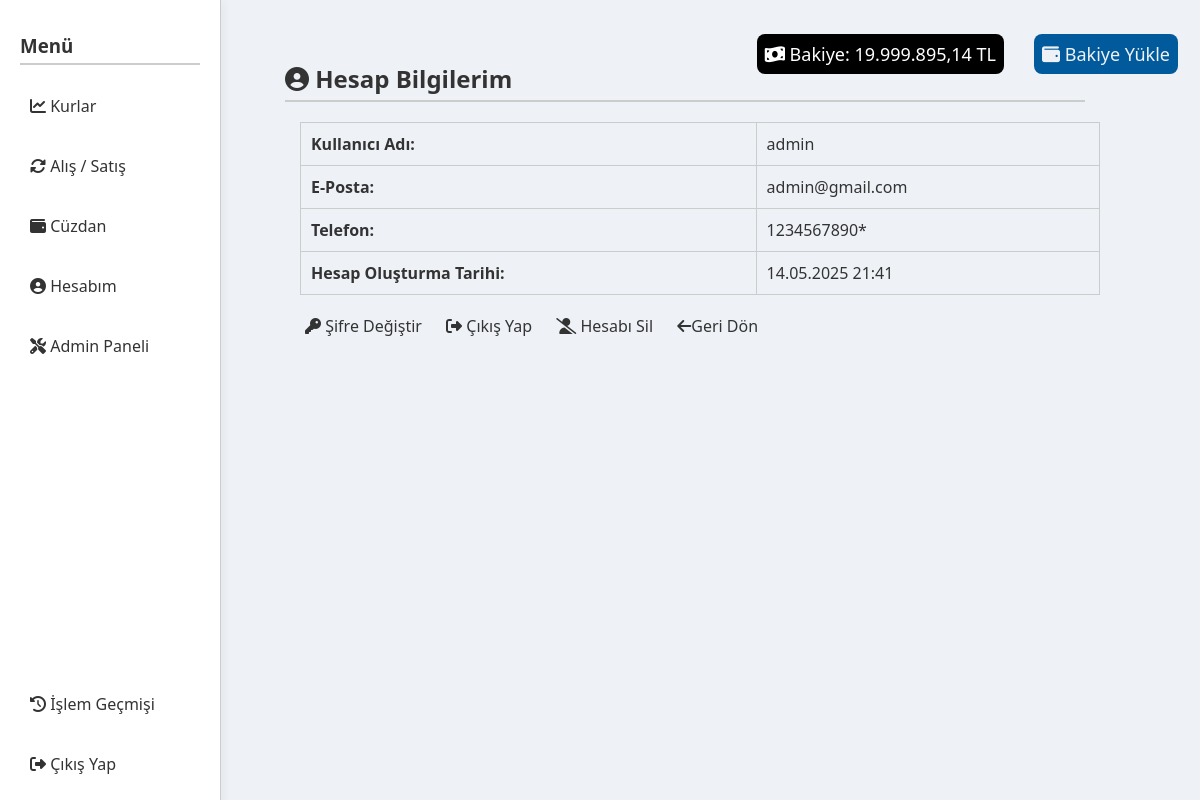
The app's page /account.php (signed in) with its own data.
### tables this page shows
CREATE TABLE `users` (
  `user_id` int(11) NOT NULL,
  `username` varchar(50) NOT NULL,
  `password` varchar(255) NOT NULL,
  `balance` decimal(10,2) DEFAULT 0.00,
  `is_admin` tinyint(1) DEFAULT 0,
  `email` varchar(255) NOT NULL,
  `phone` varchar(255) NOT NULL,
  `created_at` datetime DEFAULT current_timestamp()
);

### account.php (the view, shortened to what this page needs)
<?php
include 'db.php';
$user_id = $_SESSION['user_id'];
$query = $conn->query("SELECT username, email, phone, created_at FROM users WHERE user_id = $user_id");
$user = $query->fetch_assoc();
?>
<!DOCTYPE html>
<html>
<head>
    <link rel="stylesheet" href="style.css?v=2">
    <link rel="stylesheet" href="https://cdnjs.cloudflare.com/ajax/libs/font-awesome/6.5.0/css/all.min.css">
</head>
<body style="padding-left: 200px;">
<div class="balance-container">
    <div class="balance-box">
        <?php
        $res = $conn->query("SELECT balance FROM users WHERE user_id = $user_id");
        $row = $res->fetch_assoc();
        echo "<p style = 'background-color :black; padding:8px; border-radius:8px; color:white;'><i class='fas fa-money-bill-wave'></i> Bakiye: " . number_format($row['balance'], 2, ',', '.') . " TL</p>";
        ?>
    </div>
    <a href="add_balance_form.php" class="balance-btn"><i class="fas fa-wallet"></i> Bakiye Yükle</a>
</div>
<div class="sidebar">
    <h3 class="nav-title" style="margin-top: 1px;">Menü</h3>
    <a href="dashboard.php"><i class="fas fa-chart-line"></i> Kurlar</a>
    <a href="dashboard.php#buy"><i class="fas fa-sync-alt"></i> Alış / Satış</a>
    <a href="wallets.php"><i class="fas fa-wallet"></i> Cüzdan</a>
    <a href="account.php"><i class="fas fa-user-circle"></i> Hesabım</a>
    <?php if ($_SESSION['username'] === 'admin') {
        echo '<a href="admin.php"><i class="fas fa-tools"></i> Admin Paneli</a>';
    } ?>
    <div class="bottom-buttons">
        <a href="transactions.php"><i class="fas fa-history"></i> İşlem Geçmişi</a>
        <a href="logout.php" style="margin-bottom: 30px;"><i class="fas fa-sign-out-alt"></i> Çıkış Yap</a>
    </div>
</div>
    <div class="main-content">
        <h2><i class="fas fa-user-circle"></i> Hesap Bilgilerim</h2>
        <table class="account-info">
            <tr><th>Kullanıcı Adı:</th><td><?= htmlspecialchars($user['username']) ?></td></tr>
            <tr><th>E-Posta:</th><td><?= htmlspecialchars($user['email']) ?></td></tr>
            <tr><th>Telefon:</th><td><?= htmlspecialchars($user['phone']) ?></td></tr>
            <tr><th>Hesap Oluşturma Tarihi:</th><td><?= date("d.m.Y H:i", strtotime($user['created_at'])) ?></td></tr>
        </table>
        <div class="account-buttons" style="margin: 20px 10px;">
            <a href="password_change_form.php" class="button"><i class="fas fa-key"></i> Şifre Değiştir</a>
            <a href="logout.php" class="button"><i class="fas fa-sign-out-alt"></i> Çıkış Yap</a>
            <a href="delete_account.php" class="button delete" onclick="return confirm('⚠️ Hesabınız kalıcı olarak silinecektir. Emin misiniz?');"><i class="fas fa-user-slash"></i> Hesabı Sil</a>
            <a href="dashboard.php"><i class="fa fa-arrow-left"></i>Geri Dön</a>
        </div>
    </div>
</body>
</html>

### style.css (style rules this page uses)
:root { --bg-color: #eef2f7; --text-color: #333; --card-bg: #fff; --accent: #242424; --hover: #1b5fab; --border-color: #ccc; }
body { font-family: 'Segoe UI', sans-serif; background-color: var(--bg-color); color: var(--text-color); padding: 30px; max-width: 800px; margin: auto; transition: 0.3s all; }
.sidebar { position: fixed; top: 0; left: 0; width: 180px; height: 100vh; background-color: var(--card-bg); border-right: 1px solid var(--border-color); padding: 20px; box-shadow: 2px 0 10px rgba(0,0,0,0.05); display: flex; flex-direction: column; justify-content: space-between; z-index: 100; }
.sidebar a { color: var(--text-color); padding: 15px 10px; margin-bottom: 8px; border-radius: 6px; text-decoration: none; transition: background 0.2s; }
.nav-title { font-weight: bold; margin-bottom: 15px; }
.bottom-buttons { display: inline-block; gap: 10px; margin-top: auto; }
h2, h3 { color: var(--text-color); border-bottom: 2px solid var(--border-color); padding-bottom: 5px; padding-top: 12px; }
table { width: 100%; border-collapse: collapse; margin: 15px; }
table, th, td { border: 1px solid var(--border-color); padding: 10px; text-align: left; }
a { text-decoration: none; color: var(--accent); display: inline-block; }
.balance-container { position: fixed; top: 10px; right: 10px; display: flex; align-items: center; gap: 10px; font-size: 18px; z-index: 999; background-color: var(--background-color); padding: 6px 12px; border-radius: 8px; }
.balance-container a { color: var(--bg-color); text-decoration: none; background-color: #005A9C; border-radius: 6px; font-size: 18px; transition: 0.2s ease; margin-left: 20px; padding: 8px; border-radius: 8px; }
.account-buttons a { color: var(--text-color); margin: 0px 10px; }

### records on screen
users: balance "19.999.895,14", username "admin", email "admin@gmail.com", phone "1234567890*", created_at "14.05.2025 21:41"
